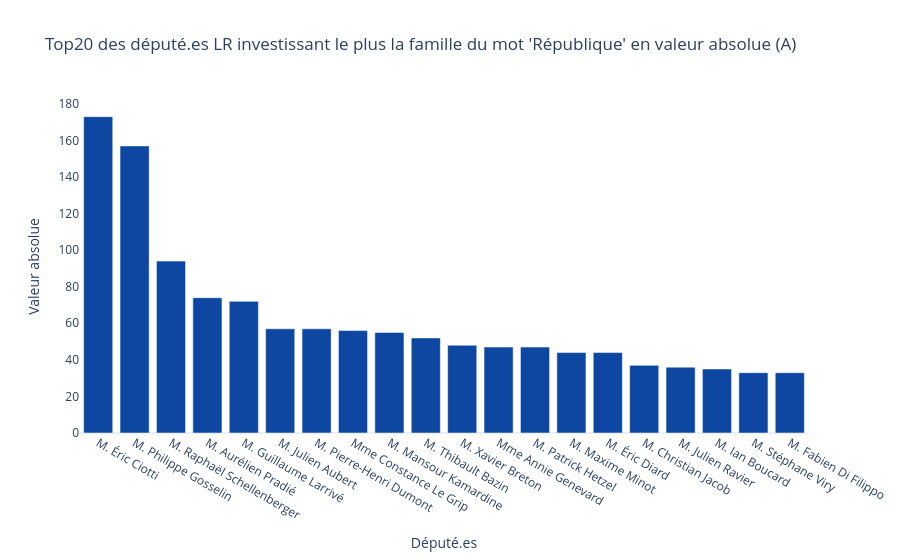

Notebook code for this chart:
### Markdown cell above
#### En valeur absolue

### Code cell
# Définir les paramètres
groupe = "LR"
colonne_condition = "repu_match_valide"
top_n = 20

# 1. Filtrer pour ne garder que le groupe parlementaire en question 
df_parti = df[df["groupe_députés_affiliation"] == groupe].copy()

# 2. Compter le nombre de fois où chaque orateur du groupe dit "République"
counts = (
    df_parti.groupby("nom_orateur_clean")[colonne_condition]
    .agg(total_mentions="count", true_mentions=lambda x: (x == True).sum())
    .reset_index()
)

# 4. Couleur du groupe 
couleur_groupe = couleurs_groupes.get(groupe, couleurs_groupes["Autres"])

# 5. Trier les députés par le nombre de mentions de la FDM "République"
df_counts = counts.sort_values("true_mentions", ascending=False).head(top_n).reset_index(drop=True)

# 6. Créer la figure
fig = go.Figure()

# Barres : volume total 
for _, row in df_counts.iterrows():
    fig.add_trace(go.Bar(
        x=[row["nom_orateur_clean"]],
        y=[row["true_mentions"]],
        name=row["nom_orateur_clean"],
        marker_color=couleur_groupe,
        yaxis="y1",
        showlegend=False  # On affiche la légende séparément si besoin
    ))

# Mise en forme 
fig.update_layout(
    title=f"Top{top_n} des député.es {groupe} investissant le plus la famille du mot 'République' en valeur absolue (A)",
    xaxis=dict(title="Député.es"),
    yaxis=dict(
        title="Valeur absolue",
        showgrid=False
    ),
    template="plotly_white",
    bargap=0.2
)

fig.show()
df_counts

### Figure 1 — Plotly figure (JSON) as saved in the notebook; plotly's stock layout.template omitted (floating-point values rounded to 4 significant figures)
{"data": [{"marker": {"color": "#0D47A1"}, "name": "M. Éric Ciotti", "showlegend": false, "type": "bar", "x": ["M. Éric Ciotti"], "y": [173], "yaxis": "y"}, {"marker": {"color": "#0D47A1"}, "name": "M. Philippe Gosselin", "showlegend": false, "type": "bar", "x": ["M. Philippe Gosselin"], "y": [157], "yaxis": "y"}, {"marker": {"color": "#0D47A1"}, "name": "M. Raphaël Schellenberger", "showlegend": false, "type": "bar", "x": ["M. Raphaël Schellenberger"], "y": [94], "yaxis": "y"}, {"marker": {"color": "#0D47A1"}, "name": "M. Aurélien Pradié", "showlegend": false, "type": "bar", "x": ["M. Aurélien Pradié"], "y": [74], "yaxis": "y"}, {"marker": {"color": "#0D47A1"}, "name": "M. Guillaume Larrivé", "showlegend": false, "type": "bar", "x": ["M. Guillaume Larrivé"], "y": [72], "yaxis": "y"}, {"marker": {"color": "#0D47A1"}, "name": "M. Julien Aubert", "showlegend": false, "type": "bar", "x": ["M. Julien Aubert"], "y": [57], "yaxis": "y"}, {"marker": {"color": "#0D47A1"}, "name": "M. Pierre-Henri Dumont", "showlegend": false, "type": "bar", "x": ["M. Pierre-Henri Dumont"], "y": [57], "yaxis": "y"}, {"marker": {"color": "#0D47A1"}, "name": "Mme Constance Le Grip", "showlegend": false, "type": "bar", "x": ["Mme Constance Le Grip"], "y": [56], "yaxis": "y"}, {"marker": {"color": "#0D47A1"}, "name": "M. Mansour Kamardine", "showlegend": false, "type": "bar", "x": ["M. Mansour Kamardine"], "y": [55], "yaxis": "y"}, {"marker": {"color": "#0D47A1"}, "name": "M. Thibault Bazin", "showlegend": false, "type": "bar", "x": ["M. Thibault Bazin"], "y": [52], "yaxis": "y"}, {"marker": {"color": "#0D47A1"}, "name": "M. Xavier Breton", "showlegend": false, "type": "bar", "x": ["M. Xavier Breton"], "y": [48], "yaxis": "y"}, {"marker": {"color": "#0D47A1"}, "name": "Mme Annie Genevard", "showlegend": false, "type": "bar", "x": ["Mme Annie Genevard"], "y": [47], "yaxis": "y"}, {"marker": {"color": "#0D47A1"}, "name": "M. Patrick Hetzel", "showlegend": false, "type": "bar", "x": ["M. Patrick Hetzel"], "y": [47], "yaxis": "y"}, {"marker": {"color": "#0D47A1"}, "name": "M. Maxime Minot", "showlegend": false, "type": "bar", "x": ["M. Maxime Minot"], "y": [44], "yaxis": "y"}, {"marker": {"color": "#0D47A1"}, "name": "M. Éric Diard", "showlegend": false, "type": "bar", "x": ["M. Éric Diard"], "y": [44], "yaxis": "y"}, {"marker": {"color": "#0D47A1"}, "name": "M. Christian Jacob", "showlegend": false, "type": "bar", "x": ["M. Christian Jacob"], "y": [37], "yaxis": "y"}, {"marker": {"color": "#0D47A1"}, "name": "M. Julien Ravier", "showlegend": false, "type": "bar", "x": ["M. Julien Ravier"], "y": [36], "yaxis": "y"}, {"marker": {"color": "#0D47A1"}, "name": "M. Ian Boucard", "showlegend": false, "type": "bar", "x": ["M. Ian Boucard"], "y": [35], "yaxis": "y"}, {"marker": {"color": "#0D47A1"}, "name": "M. Stéphane Viry", "showlegend": false, "type": "bar", "x": ["M. Stéphane Viry"], "y": [33], "yaxis": "y"}, {"marker": {"color": "#0D47A1"}, "name": "M. Fabien Di Filippo", "showlegend": false, "type": "bar", "x": ["M. Fabien Di Filippo"], "y": [33], "yaxis": "y"}], "layout": {"bargap": 0.2, "title": {"text": "Top20 des député.es LR investissant le plus la famille du mot 'République' en valeur absolue (A)"}, "xaxis": {"title": {"text": "Député.es"}}, "yaxis": {"showgrid": false, "title": {"text": "Valeur absolue"}}}}
